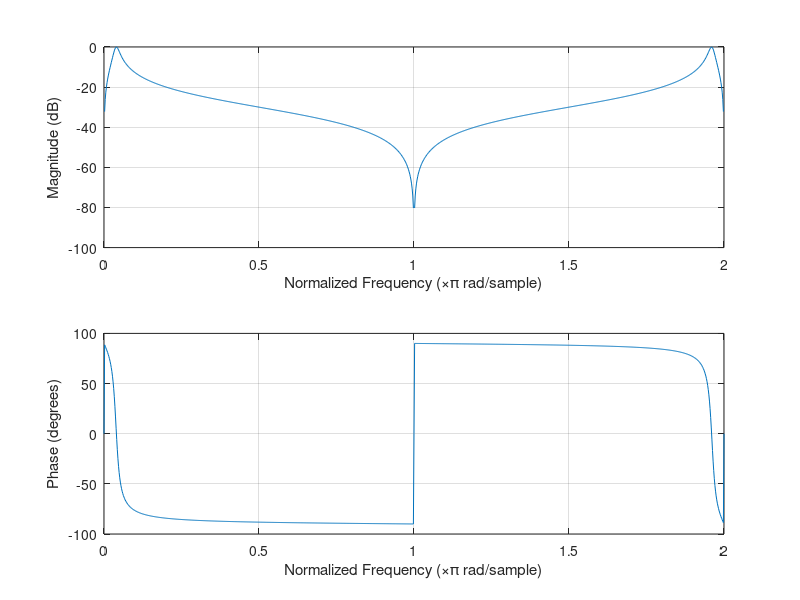
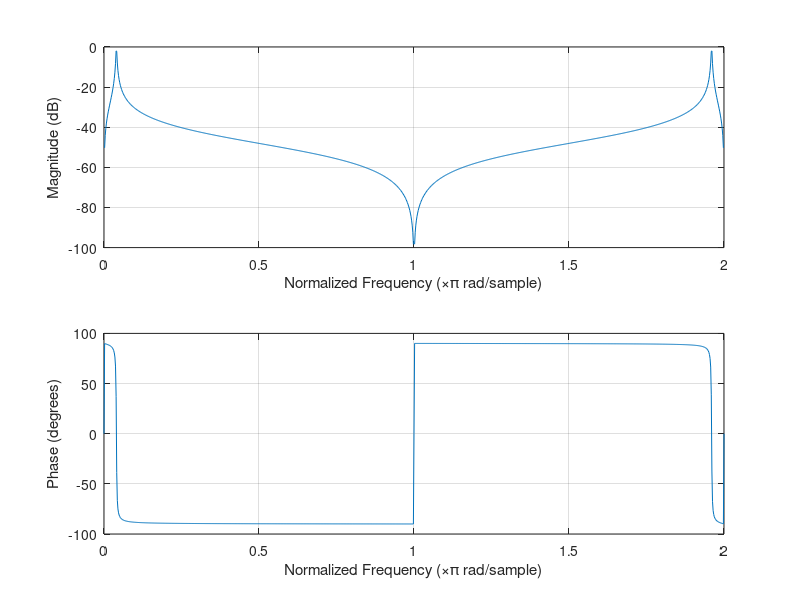

Recreate these plots in MATLAB, in order. (Note: this script raises an error after producing the figures.)
close all;
clear;
clc;

%%
% H3
b1 = [0.030469 0 -0.030469];
a1 = [1 -1.923772 0.939063];
% H4:
b2 = [0.003912 0 -0.003912];
a2 = [1 -1.976468 0.992177];

fs = 400;
%% 3-2-a
% H1:
figure('name', 'H1 response')
freqz(b1,a1,1024,'whole');
% H2:
figure('name', 'H2 response')
freqz(b2,a2,1024,'whole');

% Canonical Presentation
csys1  = canon(tf(b1 , a1),'companion')
csys2  = canon(tf(b2 , a2),'companion')

%% 3.2.b
N = 10e4;
n = 0:N;
x_step = ones(1, N + 1);

% H1
y_step = filter(b1, a1, x_step);

figure('Name', 'Step Response');
plot(n, y_step, "LineWidth", 1.5);
title("Step Response of Filter H1 in Time Domain");
xlabel("n");
ylabel("Amplitude");
xlim([0 1000]);
grid on;

settling_time_value = find(abs(y_step - y_step(end)) >= 0.01, 1, 'last') + 1;
fprintf("Setteling sample (H1): %d\n", settling_time_value);

% H2
y_step = filter(b2, a2, x_step);

figure('Name', 'Step Response');
plot(n, y_step, "LineWidth", 1.5);
title("Step Response of Filter H2 in Time Domain");
xlabel("n");
ylabel("Amplitude");
xlim([0 1000]);
grid on;

settling_time_value = find(abs(y_step - y_step(end)) >= 0.01, 1, 'last') + 1;
fprintf("Setteling sample (H2): %d\n", settling_time_value);
%% 3.2.c
f = [4, 8 ,12];
fs = 400;

t1 = 0:(1/fs):(2-1/fs);
t2 = 2:(1/fs):(4-1/fs);
t3 = 4:(1/fs):(6-1/fs);
x = [cos(2*pi*f(1)*t1),cos(2*pi*f(2)*t2),cos(2*pi*f(3)*t3)];

% H1:
figure('Name', 'H1');
plot(x, "LineWidth", 1.5);
title("Filtered Output (H1)");
xlabel("n");
ylabel("Amplitude");
grid on;
hold on;

y1 = filter(b1, a1, x);
plot(y1, "LineWidth", 1.5);
hold off;
legend('x[tn]', 'y[tn]')

% H2:
figure('Name', 'H2');
plot(x, "LineWidth", 1.5);
title("Filtered Output (H2)");
xlabel("n");
ylabel("Amplitude");
grid on;
hold on;

y2 = filter(b2, a2, x);
plot(y2, "LineWidth", 1.5);
hold off;
legend('x[tn]', 'y[tn]')

%% 3.2.d
N = 300;
n = 0:N;

impr1 = impz(b1,a1,n);
impr2 = impz(b2,a2,n);

[max_h1, indx] = max(impr1);

[max_h2, indx] = max(impr2);
fprintf("Max H1: %f\nMax H2: %f\n", max_h1, max_h2)

figure('name', "Impulse Res H1")
plot(n, abs(impr1), 'LineWidth', 1.5);
grid on;
xlabel('time');
ylabel('|H1(z)|');
title('Impulse Response H1');


figure('name', "Impulse Res H2")
plot(n, abs(impr2), 'LineWidth', 1.5);
grid on;
xlabel('time');
ylabel('|H2(z)|');
title('Impulse Response H2');

%% 3.2.f-g
fs  = 400;
Nf = 4096;
[h1, w1] = freqz(b1, a1, Nf);
[h2, w2] = freqz(b2, a2, Nf);

% Plotting frequency response of H1 and H2
figure('name', "Peaking Filter Responses")
plot(w1/pi*fs/2, abs(h1), 'LineWidth', 1.5);
xlim([0, 20]);
grid on;
xlabel('freq'); 
ylabel('|H(f)|'); 
hold on;
title('Frequency Responses of H1 and H2');
plot(w2/pi*fs/2, abs(h2), '--', 'LineWidth', 1.5);

% Finding section of array which resides in the bandwidth of response
bw1 = find(abs(abs(h1) - .5^.5*max(abs(h1))) < 0.02);
bw2 = find(abs(abs(h2) - .5^.5*max(abs(h2))) < 0.02);

fli1 = bw1(1); % F_l_1 index
fhi1 = bw1(end); % F_h_1 index

fli2 = bw2(1); % F_l_2 index
fhi2 = bw2(end); % F_h_2 index

plot(w1(fli1)/pi*fs/2, abs(h1(fli1)), 'ro', 'LineWidth', 1.5);
plot(w1(fhi1)/pi*fs/2, abs(h1(fhi1)), 'ro', 'LineWidth', 1.5);

plot(w2(fli2)/pi*fs/2, abs(h2(fli2)), 'ko', 'LineWidth', 1.5);
plot(w2(fhi2)/pi*fs/2, abs(h2(fhi2)), 'ko', 'LineWidth', 1.5);


legend('H1(f) Δf = 4', 'H2(f) Δf = 0.5','fL_1','fH_1','fL_2','fH_2', 'Location','best');

fprintf("H1:\nFh-Fl=%f\n\nH2:\nFh-Fl=%f\n", (fhi1-fli1)*(fs/Nf/2), (fhi2-fli2)*(fs/Nf/2))